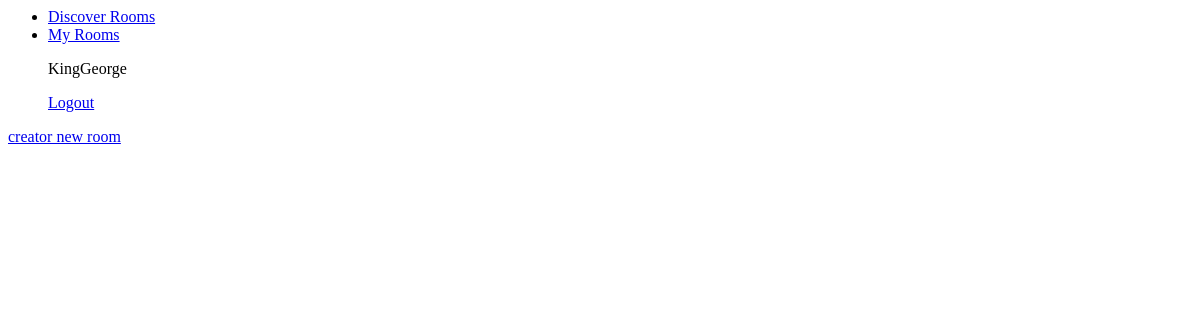
The app's page /myrooms/ (signed in), older data.
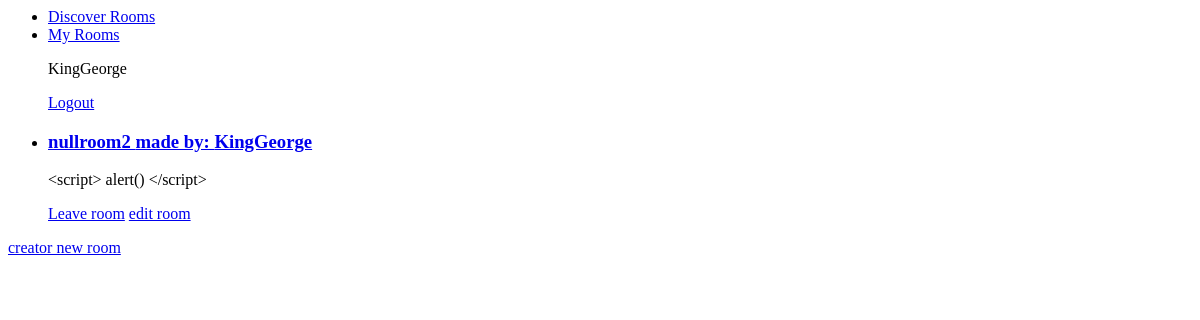
The same page, newer data.
### ForumPage/models.py (models this page shows)
class ForumRoom(models.Model):
    roomName = models.CharField(max_length=50, primary_key=True)
    roomStatus = models.CharField(max_length=20,choices=[('public','Public'),('private','Private')])
    description = models.CharField(max_length=100,null=True)
    roomCreator = models.ForeignKey(User, on_delete= models.SET_NULL,null=True, related_name='creator')
    roomModerator = models.ForeignKey(User, on_delete=models.SET_NULL, null=True, related_name='moderator')
    memberList = models.ManyToManyField(User, related_name='members')

class User(AbstractUser):
    email = models.EmailField(unique=True,max_length=255)
    login_attempts = models.IntegerField(default=0)
    lockedout = models.BooleanField(default=False)
    REQUIRED_FIELDS = ['email']

### ForumPage/views.py (the view)
# urls.py: path('myrooms/', views.myrooms,name='myrooms'),
@login_required(login_url='/login')
def myrooms(request):
    rooms = ForumRoom.objects.filter(memberList = request.user)
    user = get_object_or_404(get_user_model(), username = request.user.username)
    htmlvar = {'rooms':rooms, 'user':user}
    return render(request,'myrooms.html',htmlvar)

### Template/myrooms.html
{% extends "base.html" %}
{%block content%}
<ul>
{% for room in rooms %}
<li>
    <h3><a href="{% url 'room' room.roomName %}">{{room.roomName}} made by: {{room.roomCreator.username}}</a></h3>
    <p>{{room.description}}</p>
    {% if user.username != 'Guest' %}
        <a href="{% url 'leaveRoom' room.roomName %}">Leave room</a>
        {% if user == room.roomCreator %}
            <a href="{% url 'editRoom' room.roomName %}">edit room</a>
        {%endif%}
    {%endif%}
</li>
{%endfor%}
</ul>
{% if user.username != 'Guest' %}
    <a href="{% url 'createRoom'%}">creator new room</a>
{%endif%}
{%endblock%}

Row changes from the older to the newer data that the page shows:
added ForumRoom: roomName "nullroom2", roomCreator.username "KingGeorge", description "<script> alert() </script>", shows "edit room"
